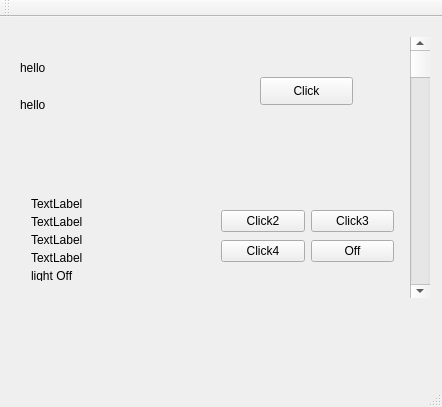
<?xml version="1.0" encoding="UTF-8"?>
<ui version="4.0">
 <class>MainWindow</class>
 <widget class="QMainWindow" name="MainWindow">
  <property name="geometry">
   <rect>
    <x>0</x>
    <y>0</y>
    <width>442</width>
    <height>407</height>
   </rect>
  </property>
  <property name="windowTitle">
   <string>MainWindow</string>
  </property>
  <widget class="QWidget" name="centralWidget">
   <widget class="QPushButton" name="pushButton">
    <property name="geometry">
     <rect>
      <x>260</x>
      <y>60</y>
      <width>93</width>
      <height>28</height>
     </rect>
    </property>
    <property name="text">
     <string>Click</string>
    </property>
   </widget>
   <widget class="QScrollBar" name="verticalScrollBar">
    <property name="geometry">
     <rect>
      <x>410</x>
      <y>20</y>
      <width>20</width>
      <height>261</height>
     </rect>
    </property>
    <property name="orientation">
     <enum>Qt::Vertical</enum>
    </property>
   </widget>
   <widget class="QWidget" name="gridLayoutWidget">
    <property name="geometry">
     <rect>
      <x>210</x>
      <y>180</y>
      <width>195</width>
      <height>80</height>
     </rect>
    </property>
    <layout class="QGridLayout" name="gridLayout">
     <item row="0" column="0">
      <widget class="QPushButton" name="pushButton_2">
       <property name="text">
        <string>Click2</string>
       </property>
      </widget>
     </item>
     <item row="0" column="1">
      <widget class="QPushButton" name="pushButton_3">
       <property name="text">
        <string>Click3</string>
       </property>
      </widget>
     </item>
     <item row="1" column="0">
      <widget class="QPushButton" name="pushButton_4">
       <property name="text">
        <string>Click4</string>
       </property>
      </widget>
     </item>
     <item row="1" column="1">
      <widget class="QPushButton" name="pushButton_5">
       <property name="text">
        <string>Off</string>
       </property>
      </widget>
     </item>
    </layout>
   </widget>
   <widget class="QWidget" name="verticalLayoutWidget">
    <property name="geometry">
     <rect>
      <x>20</x>
      <y>170</y>
      <width>160</width>
      <height>105</height>
     </rect>
    </property>
    <layout class="QVBoxLayout" name="verticalLayout">
     <item>
      <widget class="QLabel" name="label_3">
       <property name="text">
        <string>TextLabel</string>
       </property>
      </widget>
     </item>
     <item>
      <widget class="QLabel" name="label_4">
       <property name="text">
        <string>TextLabel</string>
       </property>
      </widget>
     </item>
     <item>
      <widget class="QLabel" name="label_5">
       <property name="text">
        <string>TextLabel</string>
       </property>
      </widget>
     </item>
     <item>
      <widget class="QLabel" name="label_6">
       <property name="text">
        <string>TextLabel</string>
       </property>
      </widget>
     </item>
     <item>
      <widget class="QLabel" name="label_7">
       <property name="text">
        <string>light Off</string>
       </property>
      </widget>
     </item>
    </layout>
   </widget>
   <widget class="QLabel" name="label">
    <property name="geometry">
     <rect>
      <x>20</x>
      <y>40</y>
      <width>158</width>
      <height>21</height>
     </rect>
    </property>
    <property name="text">
     <string>hello</string>
    </property>
   </widget>
   <widget class="QLabel" name="label_2">
    <property name="geometry">
     <rect>
      <x>20</x>
      <y>70</y>
      <width>158</width>
      <height>36</height>
     </rect>
    </property>
    <property name="text">
     <string>hello</string>
    </property>
   </widget>
  </widget>
  <widget class="QMenuBar" name="menuBar">
   <property name="geometry">
    <rect>
     <x>0</x>
     <y>0</y>
     <width>442</width>
     <height>26</height>
    </rect>
   </property>
  </widget>
  <widget class="QToolBar" name="mainToolBar">
   <attribute name="toolBarArea">
    <enum>TopToolBarArea</enum>
   </attribute>
   <attribute name="toolBarBreak">
    <bool>false</bool>
   </attribute>
  </widget>
  <widget class="QStatusBar" name="statusBar"/>
 </widget>
 <layoutdefault spacing="6" margin="11"/>
 <resources/>
 <connections/>
</ui>
